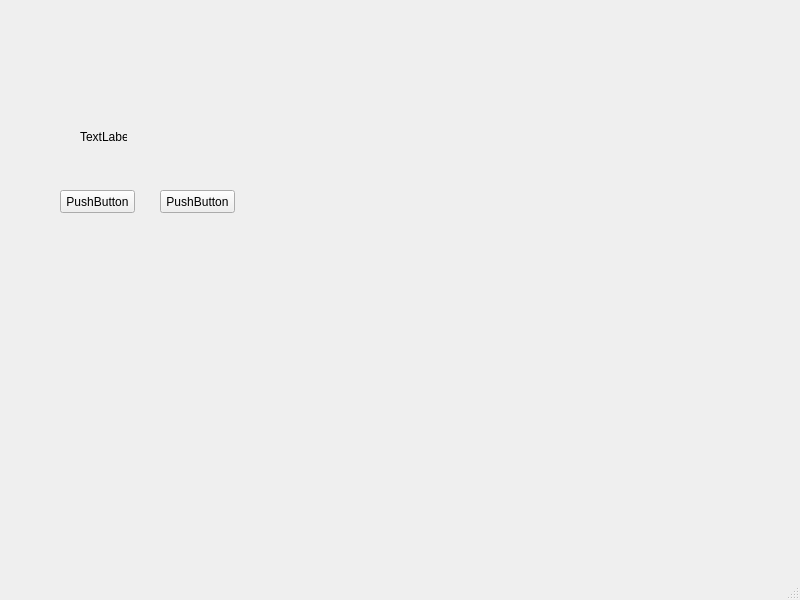
<?xml version="1.0" encoding="UTF-8"?>
<ui version="4.0">
 <class>MainWindow</class>
 <widget class="QMainWindow" name="MainWindow">
  <property name="geometry">
   <rect>
    <x>0</x>
    <y>0</y>
    <width>800</width>
    <height>600</height>
   </rect>
  </property>
  <property name="windowTitle">
   <string>MainWindow</string>
  </property>
  <widget class="QWidget" name="centralwidget">
   <widget class="QPushButton" name="pushButton">
    <property name="geometry">
     <rect>
      <x>60</x>
      <y>190</y>
      <width>75</width>
      <height>23</height>
     </rect>
    </property>
    <property name="text">
     <string>PushButton</string>
    </property>
   </widget>
   <widget class="QLabel" name="label">
    <property name="geometry">
     <rect>
      <x>80</x>
      <y>130</y>
      <width>47</width>
      <height>13</height>
     </rect>
    </property>
    <property name="text">
     <string>TextLabel</string>
    </property>
   </widget>
   <widget class="QPushButton" name="pushButton_2">
    <property name="geometry">
     <rect>
      <x>160</x>
      <y>190</y>
      <width>75</width>
      <height>23</height>
     </rect>
    </property>
    <property name="text">
     <string>PushButton</string>
    </property>
   </widget>
  </widget>
  <widget class="QMenuBar" name="menubar">
   <property name="geometry">
    <rect>
     <x>0</x>
     <y>0</y>
     <width>800</width>
     <height>21</height>
    </rect>
   </property>
  </widget>
  <widget class="QStatusBar" name="statusbar"/>
 </widget>
 <resources/>
 <connections/>
</ui>
